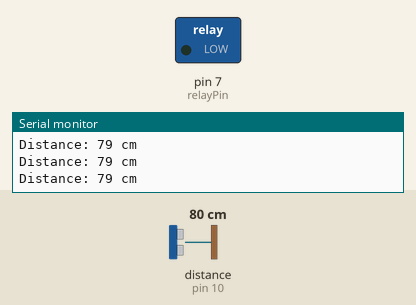
Recording of a sketch running on a simulated Arduino Uno, built with avr-gcc and run on an emulated ATmega328P. Shown: switched loads named in the sketch (green lamp = pin HIGH), the last lines printed to the serial monitor. Wiring (inferred from the names in the program): ultrasonic range finder: trigger pin 9; echo pin 10. The inputs (shaded band) are chosen by the test bench; at power-on: distance to the obstacle (sensor on pin 10) 80 cm. The echo pulse lasts 58.3 µs per cm; pins used as bus, display or sensor lines are not drawn.

Above: at 1.2 s.
1.3 s: distance to the obstacle (sensor on pin 10) set to 23 cm
2.8 s: distance to the obstacle (sensor on pin 10) set to 18 cm
At 4.1 s:
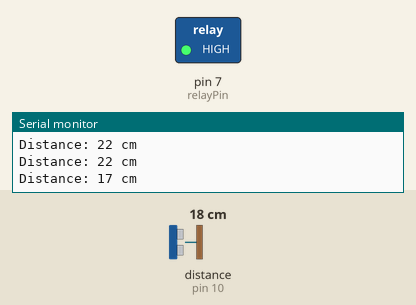
4.4 s: distance to the obstacle (sensor on pin 10) set to 35 cm
At 6.4 s:
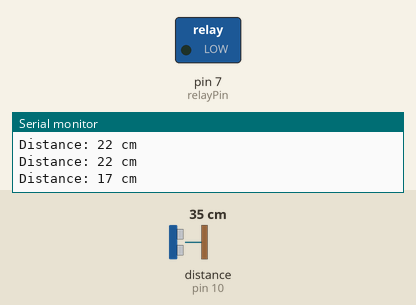
7.4 s: distance to the obstacle (sensor on pin 10) set to 2 cm
At 7.9 s:
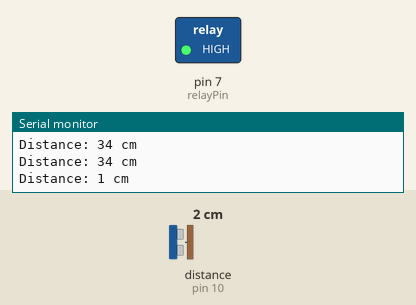
Timing chart, 0 to 9.9 s (numbered marks = the images above; inputs shaded):
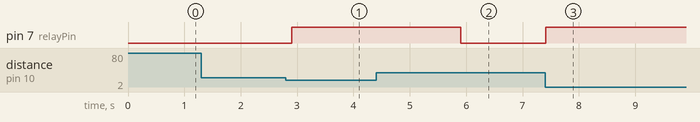

Measured:
- the behaviour switches between 21 and 20 cm on distance to the obstacle (sensor on pin 10) (found by bisection; images 0 and 1)
- after the input at 2.8 s, pin 7 (relayPin): LOW → HIGH after 0.10 s
- after the input at 4.4 s, pin 7 (relayPin): goes on until 5.9 s, then stays LOW
- after the input at 7.4 s, pin 7 (relayPin): LOW → HIGH at once

The sketch:

Automatic_Water_Despenser.ino
```cpp
// Define pins for Ultrasonic Sensor
const int trigPin = 9;
const int echoPin = 10;
const int relayPin = 7;
const int thresholdDistance = 20;
long duration;
int distance;

void setup() {
  pinMode(trigPin, OUTPUT);
  pinMode(echoPin, INPUT);
  pinMode(relayPin, OUTPUT);
  Serial.begin(9600);
}

void loop() {
  digitalWrite(trigPin, LOW);
  delayMicroseconds(2);
  digitalWrite(trigPin, HIGH);
  delayMicroseconds(10);
  digitalWrite(trigPin, LOW);

  duration = pulseIn(echoPin, HIGH);

  distance = duration * 0.0344 / 2;

  Serial.print("Distance: ");
  Serial.print(distance);
  Serial.println(" cm");

  if (distance < thresholdDistance) {
    digitalWrite(relayPin, HIGH);
    delay(3000);
    digitalWrite(relayPin, LOW);
    delay(1000);
  }
  delay(100);
}
```
